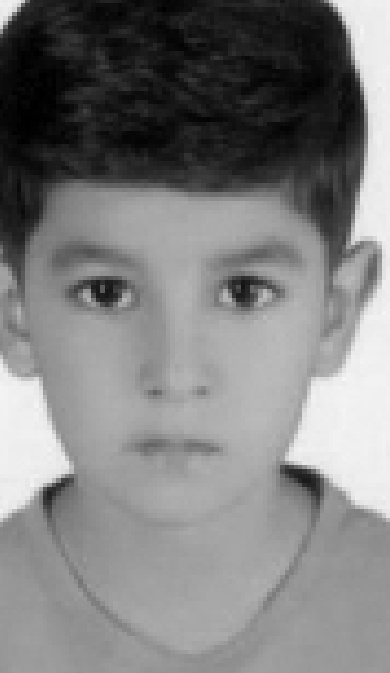
#> input picture Campaigns/minab/splitted_photos/2ezZa_Habashia_38.jpg, 390 x 673 px; its folder holds only this picture in this run
$ python generate_countdown_cards.py
#> lines starting #> are read from the running program, lines starting #| are printed output that depends on the picture
#!/usr/bin/env python3
"""
Concept #4: "Count to 100" — Countdown Story Series Cards
Generates numbered countdown cards (100/100 → 1/100) for serial posting.

Each card features:
- Countdown number prominently displayed
- Child's portrait
- Child's name
- Sequential caption
- Progress bar showing countdown position
- PFP branding + #100FacesOfPeace
"""

import re
from pathlib import Path
from PIL import Image, ImageDraw, ImageFont, ImageEnhance

# --- Configuration ---
CARD_SIZE = (1080, 1350)  # 4:5 portrait for Instagram
PHOTO_DIR = Path(__file__).parent / "splitted_photos"
OUTPUT_DIR = Path(__file__).parent / "countdown_cards"

FONT_BOLD = "/System/Library/Fonts/Supplemental/Arial Bold.ttf"
FONT_REGULAR = "/System/Library/Fonts/Helvetica.ttc"

BG_DARK = (12, 12, 20)
ACCENT_GOLD = (232, 190, 92)
ACCENT_WARM = (220, 120, 60)
TEXT_WHITE = (255, 255, 255)
TEXT_DIM = (160, 160, 170)
PROGRESS_BG = (40, 40, 55)
PROGRESS_FILL = (232, 190, 92)
HASHTAG_COLOR = (140, 160, 220)

CAPTIONS = [
    "wants to grow up in a world without fear.",
    "dreams of going to school every day.",
    "has never known peace — but deserves it.",
    "doesn't understand why the world forgot.",
    "wants to be a doctor someday.",
    "believes in a better tomorrow.",
    "has a smile that sanctions can't erase.",
    "is waiting for someone to care.",
    "hopes the world will listen.",
    "deserves the same chances as every other child.",
]


def extract_name(filename: str) -> str | None:
    """Extract a readable child name from the filename."""
    stem = Path(filename).stem
    if re.match(r"^child_\d+$", stem):
        return None
    if any("\u0600" <= ch <= "\u06FF" for ch in stem):
        return None
    parts = re.sub(r"_\d+$", "", stem).split("_")
    clean_parts = [
        re.sub(r"[^a-zA-Z]", "", p).capitalize()
        for p in parts
        if len(re.sub(r"[^a-zA-Z]", "", p)) >= 2
    ]
    return " ".join(clean_parts) if clean_parts else None


def generate_countdown_card(photo_path: Path, countdown_num: int, total: int) -> Path:
    """Generate a single countdown card."""
#> called with countdown_num = 1, total = 1
    card = Image.new("RGB", CARD_SIZE, BG_DARK)
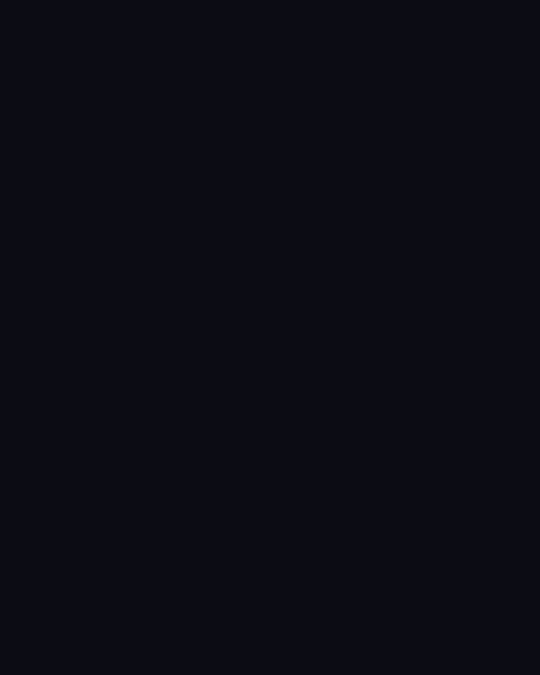
#> card: PIL image 1080x1350 RGB (shown at 1/2 size); mean R, G, B 12, 12, 20
    draw = ImageDraw.Draw(card)

    try:
        font_counter = ImageFont.truetype(FONT_BOLD, 72)
        font_name = ImageFont.truetype(FONT_BOLD, 34)
        font_caption = ImageFont.truetype(FONT_REGULAR, 24)
        font_small = ImageFont.truetype(FONT_REGULAR, 18)
        font_tiny = ImageFont.truetype(FONT_REGULAR, 16)
    except OSError:
        font_counter = font_name = font_caption = font_small = font_tiny = ImageFont.load_default()

    y_cursor = 40

    # --- Counter badge ---
    counter_text = f"{countdown_num}/{total}"
    bbox = draw.textbbox((0, 0), counter_text, font=font_counter)
#> bbox = (0, 15, 116, 74)
    counter_w = bbox[2] - bbox[0]
#> counter_w = 116
    counter_h = bbox[3] - bbox[1]
#> counter_h = 59

    # Draw counter background pill
    pill_w = counter_w + 60
#> pill_w = 176
    pill_h = counter_h + 24
#> pill_h = 83
    pill_x = (CARD_SIZE[0] - pill_w) // 2
#> pill_x = 452
    draw.rounded_rectangle(
        [(pill_x, y_cursor), (pill_x + pill_w, y_cursor + pill_h)],
        radius=pill_h // 2,
        fill=(30, 30, 45),
        outline=ACCENT_GOLD,
        width=2,
    )
    draw.text(
        ((CARD_SIZE[0] - counter_w) // 2, y_cursor + 8),
        counter_text,
        font=font_counter,
        fill=ACCENT_GOLD,
    )
    y_cursor += pill_h + 30
#> y_cursor = 153

    # --- Photo ---
    photo = Image.open(photo_path).convert("RGB")
#> photo is the input picture: PIL image 390x673 RGB; min 0, max 248, mean 126.7
    enhancer = ImageEnhance.Contrast(photo)
    photo = enhancer.enhance(1.1)

    target_h = 680
    aspect = photo.width / photo.height
#> aspect = 0.579
    target_w = int(target_h * aspect)
#> target_w = 394
    photo = photo.resize((target_w, target_h), Image.LANCZOS)
#> photo: PIL image 394x680 RGB

    # Rounded mask
    mask = Image.new("L", (target_w, target_h), 0)
#> mask: PIL image 394x680 L; every value is 0
    mask_draw = ImageDraw.Draw(mask)
    mask_draw.rounded_rectangle([(0, 0), (target_w - 1, target_h - 1)], radius=20, fill=255)

    photo_x = (CARD_SIZE[0] - target_w) // 2
#> photo_x = 343
    photo_y = y_cursor
#> photo_y = 153
    card.paste(photo, (photo_x, photo_y), mask)
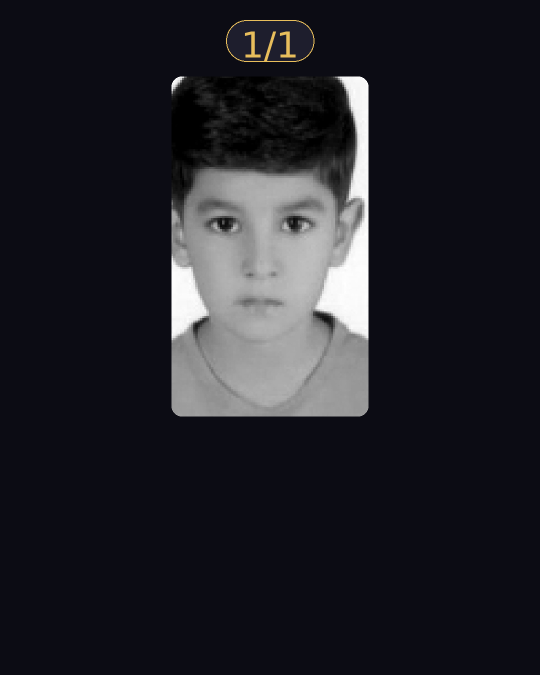
#> card: PIL image 1080x1350 RGB (shown at 1/2 size); mean R, G, B 33.5, 33.4, 39.8

    # Gold border
    draw.rounded_rectangle(
        [(photo_x - 2, photo_y - 2), (photo_x + target_w + 1, photo_y + target_h + 1)],
        radius=22,
        outline=ACCENT_GOLD,
        width=2,
    )
    y_cursor = photo_y + target_h + 30
#> y_cursor = 863

    # --- Name ---
    name = extract_name(photo_path.name)
    if name:
        # Gold line
        draw.line(
            [(CARD_SIZE[0] // 2 - 50, y_cursor), (CARD_SIZE[0] // 2 + 50, y_cursor)],
            fill=ACCENT_GOLD,
            width=2,
        )
        y_cursor += 12
#> y_cursor = 875
        bbox = draw.textbbox((0, 0), name, font=font_name)
#> bbox = (0, 6, 247, 32)
        name_w = bbox[2] - bbox[0]
#> name_w = 247
        draw.text(
            ((CARD_SIZE[0] - name_w) // 2, y_cursor),
            name,
            font=font_name,
            fill=ACCENT_GOLD,
        )
        y_cursor += (bbox[3] - bbox[1]) + 10
#> y_cursor = 911

    # --- Caption ---
    caption = CAPTIONS[(total - countdown_num) % len(CAPTIONS)]
    if name:
        full_caption = f"{name.split()[0]} {caption}"
    else:
        full_caption = f"This child {caption}"

    # Word wrap
    words = full_caption.split()
    lines = []
    current_line = ""
    for word in words:
        test = f"{current_line} {word}".strip()
        bbox = draw.textbbox((0, 0), test, font=font_caption)
        if (bbox[2] - bbox[0]) > CARD_SIZE[0] - 120:
            lines.append(current_line)
            current_line = word
        else:
            current_line = test
#> this loop made 10 passes
#> bbox on passes 1 to 10: (0, 5, 55, 23), (0, 5, 134, 23), (0, 5, 166, 23), (0, 5, 232, 28), (0, 5, 270, 28), (0, 5, 300, 28), (0, 5, 322, 28), (0, 5, 396, 28), (0, 5, 494, 28), (0, 5, 555, 28)
#> after the loop, lines = []
    if current_line:
        lines.append(current_line)

    for line in lines:
        bbox = draw.textbbox((0, 0), line, font=font_caption)
        line_w = bbox[2] - bbox[0]
        draw.text(
            ((CARD_SIZE[0] - line_w) // 2, y_cursor),
            line,
            font=font_caption,
            fill=TEXT_WHITE,
        )
        y_cursor += (bbox[3] - bbox[1]) + 6
#> this loop made 1 pass
#> (bbox, line_w, y_cursor) on pass 1: ((0, 5, 555, 28), 555, 940)
#> after the loop, y_cursor = 940

    # --- Progress bar ---
    bar_y = CARD_SIZE[1] - 100
    bar_x = 60
    bar_w = CARD_SIZE[0] - 120
    bar_h = 10
    progress = (total - countdown_num + 1) / total

    draw.rounded_rectangle(
        [(bar_x, bar_y), (bar_x + bar_w, bar_y + bar_h)],
        radius=5,
        fill=PROGRESS_BG,
    )
    fill_w = int(bar_w * progress)
    if fill_w > 0:
        draw.rounded_rectangle(
            [(bar_x, bar_y), (bar_x + fill_w, bar_y + bar_h)],
            radius=5,
            fill=PROGRESS_FILL,
        )

    # Progress label
    progress_label = f"{total - countdown_num + 1} of {total} children"
    bbox = draw.textbbox((0, 0), progress_label, font=font_tiny)
#> bbox = (0, 3, 115, 15)
    draw.text(
        ((CARD_SIZE[0] - (bbox[2] - bbox[0])) // 2, bar_y + bar_h + 8),
        progress_label,
        font=font_tiny,
        fill=TEXT_DIM,
    )

    # --- Bottom branding ---
    bottom_y = CARD_SIZE[1] - 45
    draw.line(
        [(60, bottom_y - 10), (CARD_SIZE[0] - 60, bottom_y - 10)],
        fill=(40, 40, 55),
        width=1,
    )

    branding = "People for Peace"
    draw.text((60, bottom_y), branding, font=font_small, fill=TEXT_DIM)

    hashtag = "#100FacesOfPeace"
    bbox = draw.textbbox((0, 0), hashtag, font=font_small)
#> bbox = (0, 3, 173, 17)
    hash_w = bbox[2] - bbox[0]
#> hash_w = 173
    draw.text(
        (CARD_SIZE[0] - hash_w - 60, bottom_y),
        hashtag,
        font=font_small,
        fill=HASHTAG_COLOR,
    )

    # Save
    safe_name = re.sub(r"[^\w\-.]", "_", photo_path.stem)
    output_path = OUTPUT_DIR / f"countdown_{countdown_num:03d}_{safe_name}.jpg"
    card.save(output_path, "JPEG", quality=92)
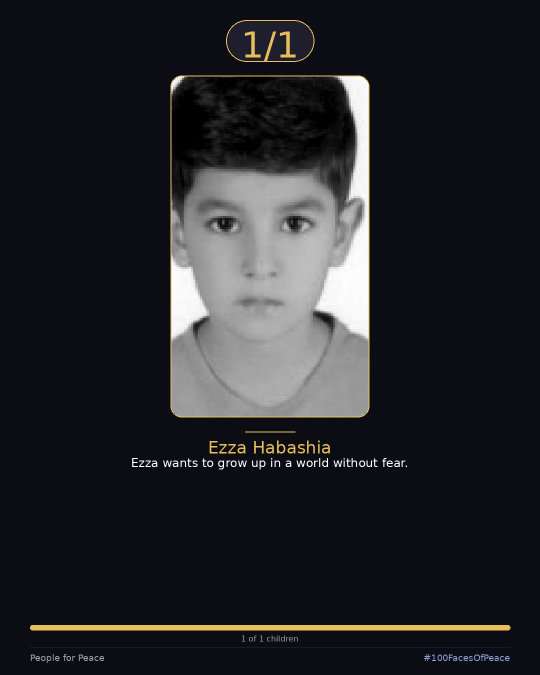
#> saved as countdown_001_2ezZa_Habashia_38.jpg: PIL image 1080x1350 RGB (shown at 1/2 size); mean R, G, B 36.6, 36.1, 41.3
    return output_path


def main() -> None:
    """Generate all countdown cards."""
    OUTPUT_DIR.mkdir(exist_ok=True)

    photos = sorted(
        [p for p in PHOTO_DIR.iterdir() if p.suffix.lower() in (".jpg", ".jpeg", ".png")],
        key=lambda p: p.name,
    )

    total = len(photos)
    print(f"Found {total} photos")
    print(f"Output: {OUTPUT_DIR}")
    print()

    generated = 0
    for i, photo_path in enumerate(photos):
        countdown_num = total - i  # 100, 99, 98, ...
        try:
            out = generate_countdown_card(photo_path, countdown_num, total)
            generated += 1
            if generated <= 3 or generated % 25 == 0:
                name = extract_name(photo_path.name)
                label = name if name else f"(unnamed)"
                print(f"  ✅ [{countdown_num:3d}/{total}] {label} → {out.name}")
        except Exception as exc:
            print(f"  ❌ [{countdown_num}/{total}] {photo_path.name}: {exc}")

    print(f"\n🎉 Generated {generated} countdown cards in {OUTPUT_DIR}/")


if __name__ == "__main__":
    main()

$ run again, on Campaigns/minab/splitted_photos/Asma_Zakeri_41.jpg
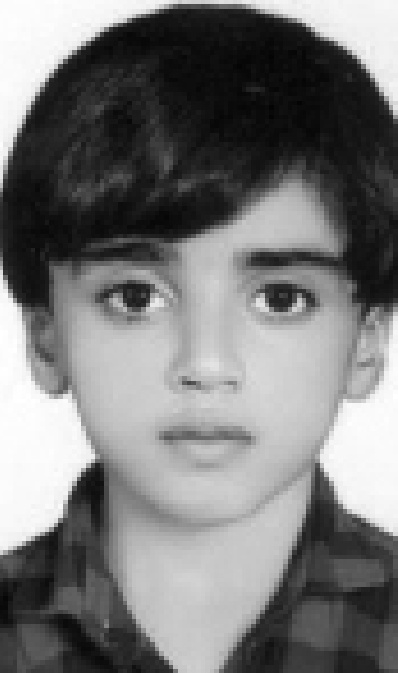
#> input picture Campaigns/minab/splitted_photos/Asma_Zakeri_41.jpg, 398 x 673 px
#> in generate_countdown_card, `bbox = draw.textbbox((0, 0), counter_text, font=font_counter)`: bbox = (0, 15, 116, 74)
#> counter_w = 116
#> counter_h = 59
#> pill_w = 176
#> pill_h = 83
#> pill_x = 452
#> in generate_countdown_card, `y_cursor += pill_h + 30`: y_cursor = 153
#> in generate_countdown_card, photo is the input picture: PIL image 398x673 RGB; min 2, max 255, mean 120.5
#> mask: PIL image 402x680 L; every value is 0
#> in generate_countdown_card, `card.paste(photo, (photo_x, photo_y), mask)`:
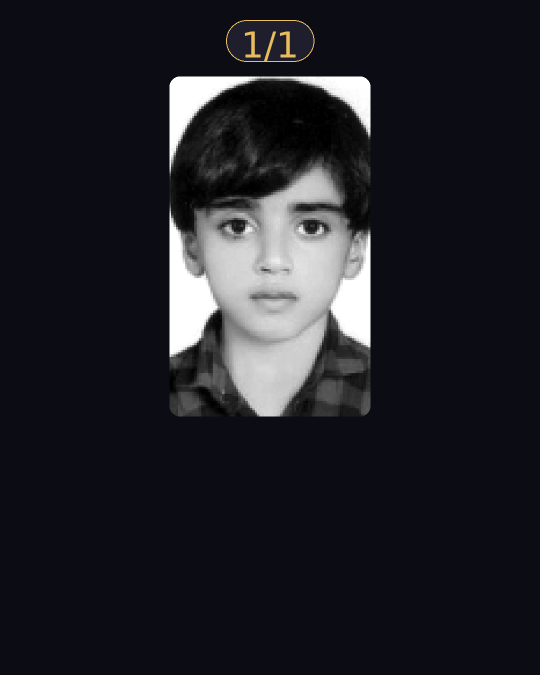
#> card: PIL image 1080x1350 RGB (shown at 1/2 size); mean R, G, B 32.6, 32.5, 38.9
#> in generate_countdown_card, `y_cursor = photo_y + target_h + 30`: y_cursor = 863
#> in generate_countdown_card, `y_cursor += 12`: y_cursor = 875
#> in generate_countdown_card, `bbox = draw.textbbox((0, 0), name, font=font_name)`: bbox = (0, 6, 213, 32)
#> name_w = 213
#> in generate_countdown_card, `y_cursor += (bbox[3] - bbox[1]) + 10`: y_cursor = 911
#> the loop in generate_countdown_card, `for word in words:` made 10 passes
#> bbox on passes 1 to 8: (0, 5, 67, 23), (0, 5, 146, 23), (0, 5, 178, 23), (0, 5, 244, 28), (0, 5, 282, 28), (0, 5, 312, 28), (0, 5, 334, 28), (0, 5, 408, 28)
#> after the loop in generate_countdown_card, `for word in words:`: lines = []
#> the loop in generate_countdown_card, `for line in lines:` made 1 pass
#> (bbox, line_w, y_cursor) on pass 1: ((0, 5, 567, 28), 567, 940)
#> after the loop in generate_countdown_card, `for line in lines:`: y_cursor = 940
#> in generate_countdown_card, `bbox = draw.textbbox((0, 0), progress_label, font=font_tiny)`: bbox = (0, 3, 115, 15)
#> in generate_countdown_card, `bbox = draw.textbbox((0, 0), hashtag, font=font_small)`: bbox = (0, 3, 173, 17)
#> hash_w = 173
#> in generate_countdown_card, `card.save(output_path, "JPEG", quality=92)`:
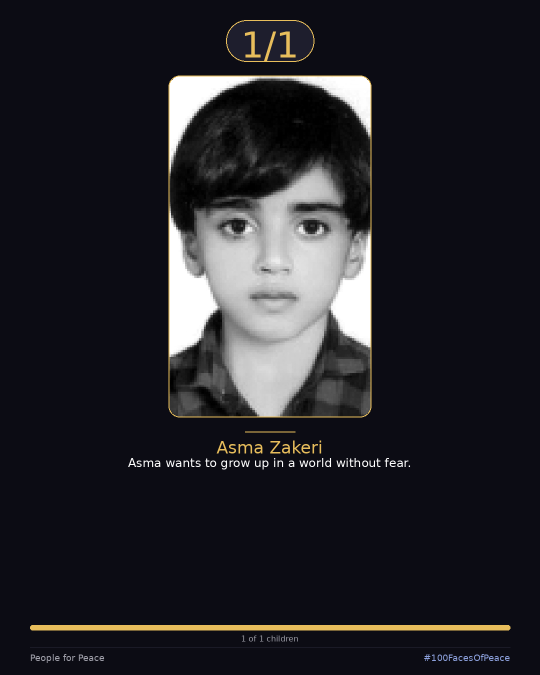
#> saved as countdown_001_Asma_Zakeri_41.jpg: PIL image 1080x1350 RGB (shown at 1/2 size); mean R, G, B 35.7, 35.2, 40.4

$ run again, on Campaigns/minab/splitted_photos/Asra_Zakeri_26.jpg
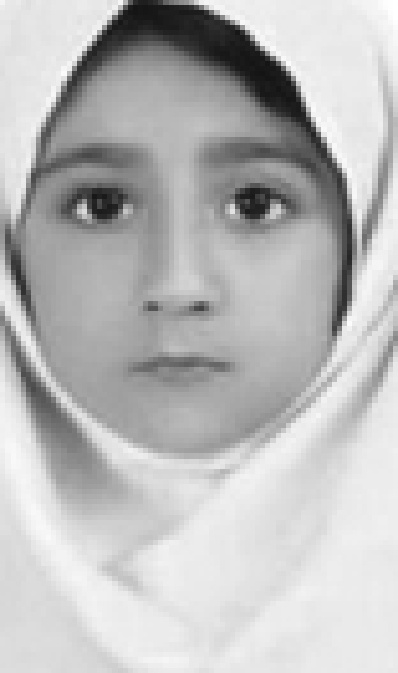
#> input picture Campaigns/minab/splitted_photos/Asra_Zakeri_26.jpg, 398 x 673 px
#> in generate_countdown_card, `bbox = draw.textbbox((0, 0), counter_text, font=font_counter)`: bbox = (0, 15, 116, 74)
#> counter_w = 116
#> counter_h = 59
#> pill_w = 176
#> pill_h = 83
#> pill_x = 452
#> in generate_countdown_card, `y_cursor += pill_h + 30`: y_cursor = 153
#> in generate_countdown_card, photo is the input picture: PIL image 398x673 RGB; min 17, max 255, mean 186.7
#> mask: PIL image 402x680 L; every value is 0
#> in generate_countdown_card, `card.paste(photo, (photo_x, photo_y), mask)`:
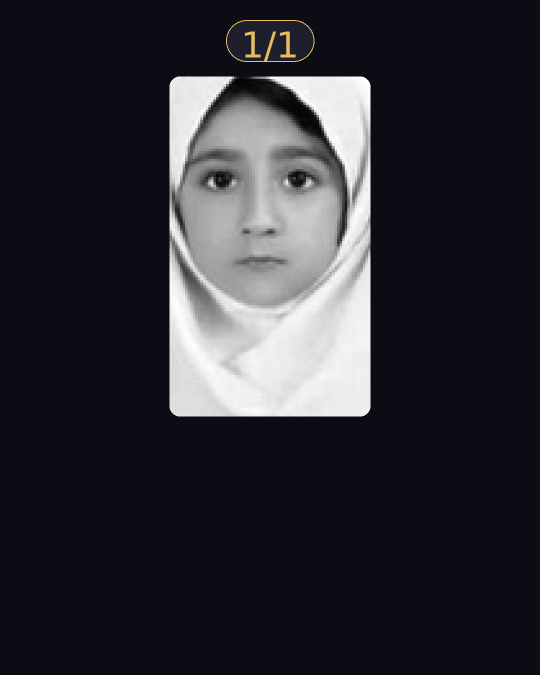
#> card: PIL image 1080x1350 RGB (shown at 1/2 size); mean R, G, B 45.1, 45, 51.4
#> in generate_countdown_card, `y_cursor = photo_y + target_h + 30`: y_cursor = 863
#> in generate_countdown_card, `y_cursor += 12`: y_cursor = 875
#> in generate_countdown_card, `bbox = draw.textbbox((0, 0), name, font=font_name)`: bbox = (0, 6, 194, 32)
#> name_w = 194
#> in generate_countdown_card, `y_cursor += (bbox[3] - bbox[1]) + 10`: y_cursor = 911
#> the loop in generate_countdown_card, `for word in words:` made 10 passes
#> bbox on passes 1 to 8: (0, 5, 54, 23), (0, 5, 133, 23), (0, 5, 164, 23), (0, 5, 231, 28), (0, 5, 269, 28), (0, 5, 298, 28), (0, 5, 321, 28), (0, 5, 394, 28)
#> after the loop in generate_countdown_card, `for word in words:`: lines = []
#> the loop in generate_countdown_card, `for line in lines:` made 1 pass
#> (bbox, line_w, y_cursor) on pass 1: ((0, 5, 553, 28), 553, 940)
#> after the loop in generate_countdown_card, `for line in lines:`: y_cursor = 940
#> in generate_countdown_card, `bbox = draw.textbbox((0, 0), progress_label, font=font_tiny)`: bbox = (0, 3, 115, 15)
#> in generate_countdown_card, `bbox = draw.textbbox((0, 0), hashtag, font=font_small)`: bbox = (0, 3, 173, 17)
#> hash_w = 173
#> in generate_countdown_card, `card.save(output_path, "JPEG", quality=92)`:
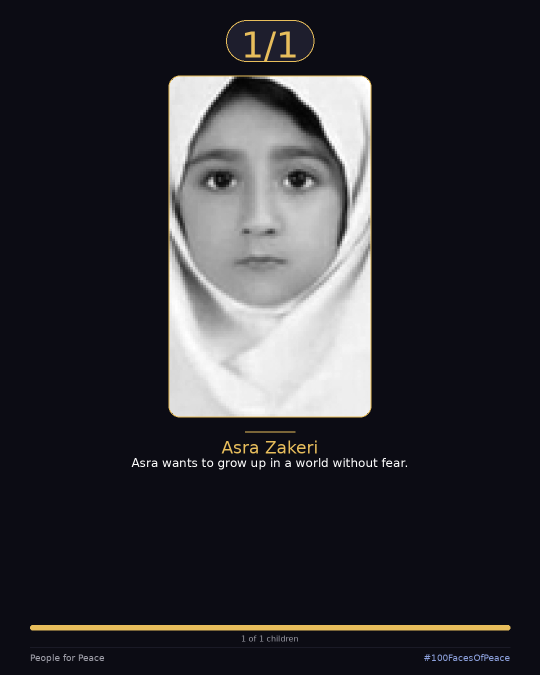
#> saved as countdown_001_Asra_Zakeri_26.jpg: PIL image 1080x1350 RGB (shown at 1/2 size); mean R, G, B 48.2, 47.7, 52.9

$ run again, on Campaigns/minab/splitted_photos/Alireza_Zareie_59.jpg
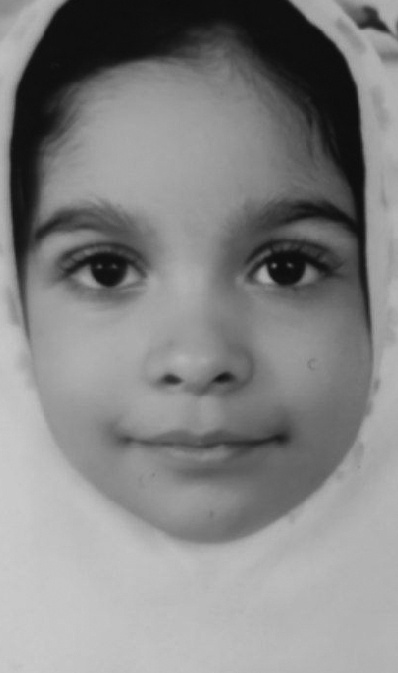
#> input picture Campaigns/minab/splitted_photos/Alireza_Zareie_59.jpg, 398 x 673 px
#> in generate_countdown_card, `bbox = draw.textbbox((0, 0), counter_text, font=font_counter)`: bbox = (0, 15, 116, 74)
#> counter_w = 116
#> counter_h = 59
#> pill_w = 176
#> pill_h = 83
#> pill_x = 452
#> in generate_countdown_card, `y_cursor += pill_h + 30`: y_cursor = 153
#> in generate_countdown_card, photo is the input picture: PIL image 398x673 RGB; min 12, max 204, mean 132.5
#> mask: PIL image 402x680 L; every value is 0
#> in generate_countdown_card, `card.paste(photo, (photo_x, photo_y), mask)`:
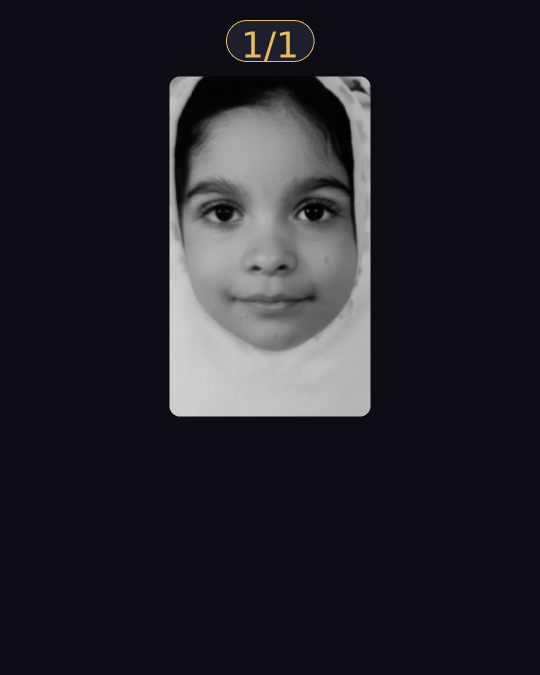
#> card: PIL image 1080x1350 RGB (shown at 1/2 size); mean R, G, B 35, 34.9, 41.3
#> in generate_countdown_card, `y_cursor = photo_y + target_h + 30`: y_cursor = 863
#> in generate_countdown_card, `y_cursor += 12`: y_cursor = 875
#> in generate_countdown_card, `bbox = draw.textbbox((0, 0), name, font=font_name)`: bbox = (0, 6, 234, 32)
#> name_w = 234
#> in generate_countdown_card, `y_cursor += (bbox[3] - bbox[1]) + 10`: y_cursor = 911
#> the loop in generate_countdown_card, `for word in words:` made 10 passes
#> bbox on passes 1 to 8: (0, 5, 81, 23), (0, 5, 160, 23), (0, 5, 192, 23), (0, 5, 258, 28), (0, 5, 297, 28), (0, 5, 326, 28), (0, 5, 348, 28), (0, 5, 422, 28)
#> after the loop in generate_countdown_card, `for word in words:`: lines = []
#> the loop in generate_countdown_card, `for line in lines:` made 1 pass
#> (bbox, line_w, y_cursor) on pass 1: ((0, 5, 581, 28), 581, 940)
#> after the loop in generate_countdown_card, `for line in lines:`: y_cursor = 940
#> in generate_countdown_card, `bbox = draw.textbbox((0, 0), progress_label, font=font_tiny)`: bbox = (0, 3, 115, 15)
#> in generate_countdown_card, `bbox = draw.textbbox((0, 0), hashtag, font=font_small)`: bbox = (0, 3, 173, 17)
#> hash_w = 173
#> in generate_countdown_card, `card.save(output_path, "JPEG", quality=92)`:
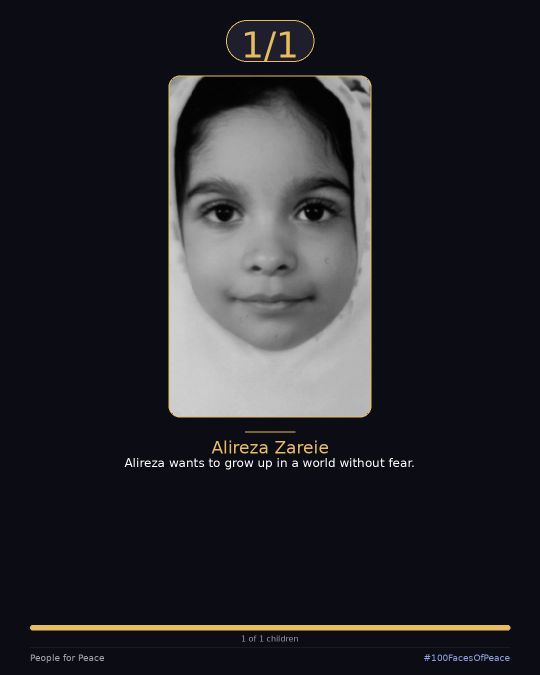
#> saved as countdown_001_Alireza_Zareie_59.jpg: PIL image 1080x1350 RGB (shown at 1/2 size); mean R, G, B 38.1, 37.6, 42.8
